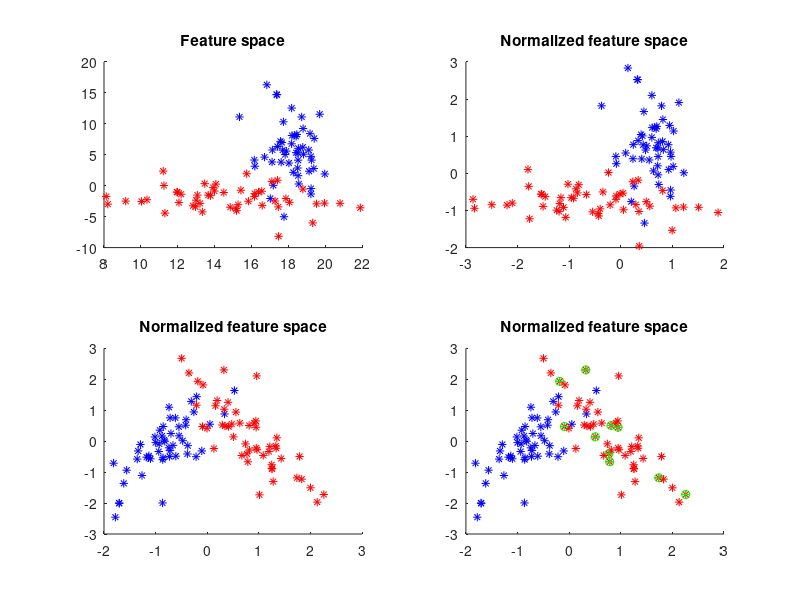

Reproduce this figure in MATLAB.
close all;
clear all;
clc;

nObs = 50;



%% Create observations

obsC1Vec    = repmat([18,  5], [nObs, 1]) + randn(nObs, 2)*chol([ 1, 0.5; 0.5, 20]);
obsC2Vec    = repmat([15, -2], [nObs, 1]) + randn(nObs, 2)*chol([10, 0  ; 0,   5]);
allObsArr   = cat(1, obsC1Vec, obsC2Vec);



%% Norm obs

obsNormMeanVec  = mean(allObsArr);
allObsNorm1Arr  = bsxfun(@minus, allObsArr, obsNormMeanVec);

obsNormStdVec   = std(allObsArr);
allObsNormArr   = bsxfun(@rdivide, allObsNorm1Arr, obsNormStdVec);



%% Check norm bsxfun validity

allObsNorm1Arr2 = nan(nObs*2, 2);
allObsNormArr2  = nan(nObs*2, 2);

for iObs = 1 : nObs*2,
    allObsNorm1Arr2(iObs, :) = allObsArr(iObs, :) - obsNormMeanVec;
    allObsNormArr2(iObs, :)  = allObsNorm1Arr2(iObs, :) ./ obsNormStdVec;
end

checkAllallObsNorm1Arr = (allObsNorm1Arr == allObsNorm1Arr2);
checkAllallObsNormArr  = (allObsNormArr  == allObsNormArr2);
if ~all(all(checkAllallObsNorm1Arr)) || ~all(all(checkAllallObsNormArr)),
    error('Normalization has failed.');
end



%% PCA observation

[pcaMappingMat, allObsNormMapArr]   = pca(allObsNormArr);
% allObsNormMapRedArr                 = allObsNormMapArr(:, 1:nFeats);



%% Check PCA validity

covMat = allObsNormArr'*allObsNormArr/(nObs*2-1); % Compute covariance matrix of the feature matrix
[eigenVec, eigenVal] = eig(covMat);  % Eigen analysis of feature covariance matrix
eigenVal = diag(eigenVal);
norm = diag(1./sqrt(eigenVal(end : -1 : 1))); % Normalize basis matrix
%     norm = 1; % No normalization
pcaMappingMat = norm*eigenVec(:, end : -1 : 1)'; % Compute basis matrix

allObsNormMapArr = allObsNormArr * pcaMappingMat'; % Feature projection on new basis




%% Plot observations

screenSize = get(0, 'ScreenSize');
outerPosition = [screenSize(3), 1, screenSize(3:4)];
figure('Color', 'White', 'OuterPosition', outerPosition);

subplot(2, 2, 1);
hold on;

plot(obsC1Vec(:,1), obsC1Vec(:,2), '*b');
plot(obsC2Vec(:,1), obsC2Vec(:,2), '*r');

title('Feature space');



%% Plot normalized observations

subplot(2, 2, 2);
hold on;

plot(allObsNormArr(1:nObs,     1), allObsNormArr(1:nObs,     2), '*b');
plot(allObsNormArr(nObs+1:end, 1), allObsNormArr(nObs+1:end, 2), '*r');

title('Normalized feature space');



%% Plot mapped observations

subplot(2, 2, 3);
hold on;

plot(allObsNormMapArr(1:nObs,     1), allObsNormMapArr(1:nObs,     2), '*b');
plot(allObsNormMapArr(nObs+1:end, 1), allObsNormMapArr(nObs+1:end, 2), '*r');

title('Normalized feature space');



%% Plot PCA transform obs by obs

subplot(2, 2, 4);
hold on;

title('Normalized feature space');

obsStopIdx = 0;

for iObs = 1 : nObs/10*2,
    
    cla;
    
    obsStartIdx = obsStopIdx + 1;
    obsStopIdx  = obsStartIdx + 10 - 1;
    obsArr      = allObsArr(obsStartIdx:obsStopIdx, :);
    
    obsNorm1Arr = bsxfun(@minus, obsArr, obsNormMeanVec);
    obsNormArr  = bsxfun(@rdivide, obsNorm1Arr, obsNormStdVec);
    
    
    obsNormMapArr   = obsNormArr * pcaMappingMat' ;

    plot(obsNormMapArr(:, 1), obsNormMapArr(:, 2), 'og');
    
    if obsStopIdx < nObs + 1,
        colorVal = 'b';
    else
        colorVal = 'r';
    end
    
    
    plot(allObsNormMapArr(1:nObs,     1), allObsNormMapArr(1:nObs,     2), '*b');
    plot(allObsNormMapArr(nObs+1:end, 1), allObsNormMapArr(nObs+1:end, 2), '*r');
    
    plot(allObsNormMapArr(obsStartIdx:obsStopIdx, 1), allObsNormMapArr(obsStartIdx:obsStopIdx, 2), '+g');
    
%     pause();
    
end










% eof
